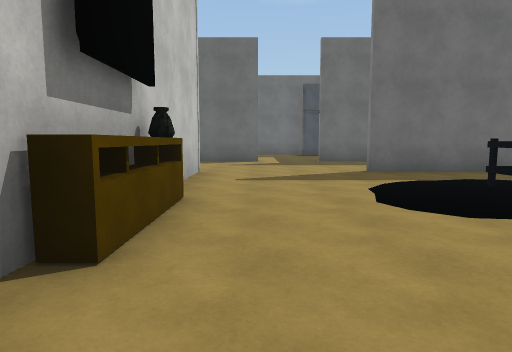
View 1 (above)

16 first-person views from a walk through a 3-D level made in the Unity game engine. The camera is 1.4 m above the floor, tilts 6° down and sees 75° across. The floor is counted in squares, 2 m on a side. Each view is taken from the middle of a square. On the plan, view 1 faces up. The plan holds only what a view shows up to about 10 squares ahead; the rest is blank. The player character is not drawn. Some surface patterns are stand-ins.

View 2
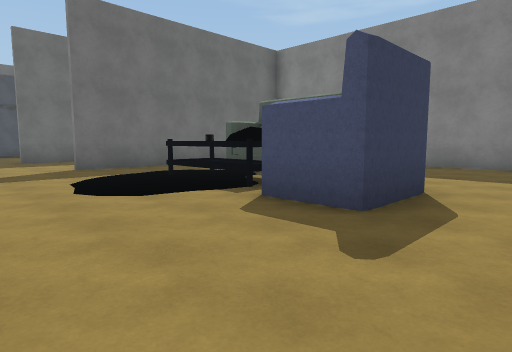

View 3
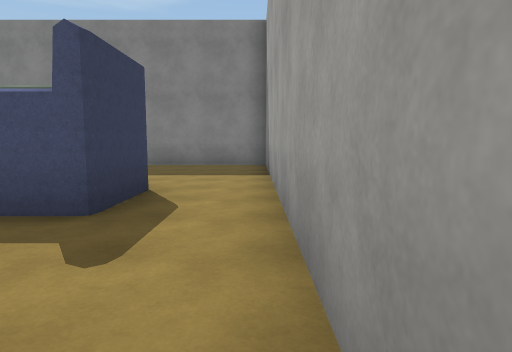

View 4
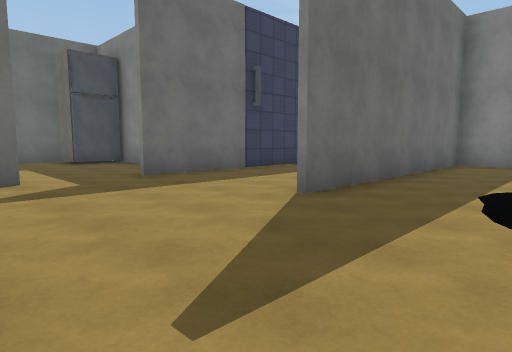

View 5
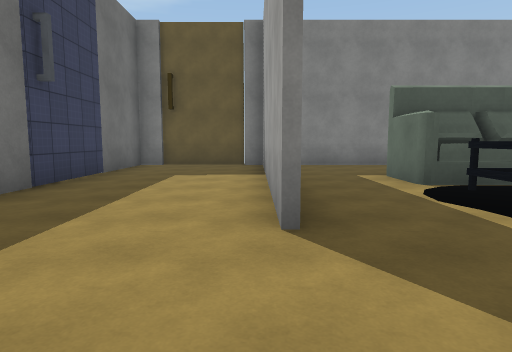

View 6
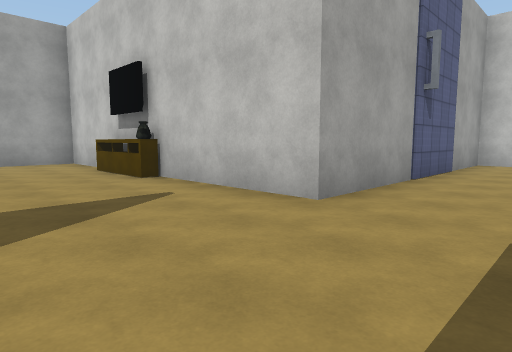

View 7
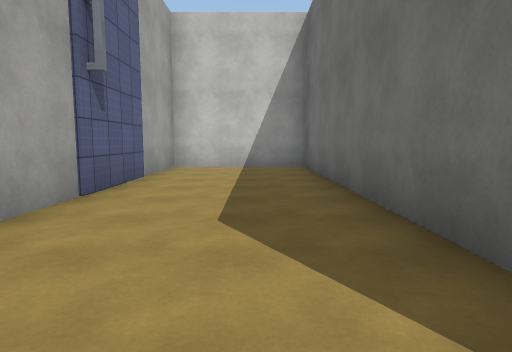

View 8
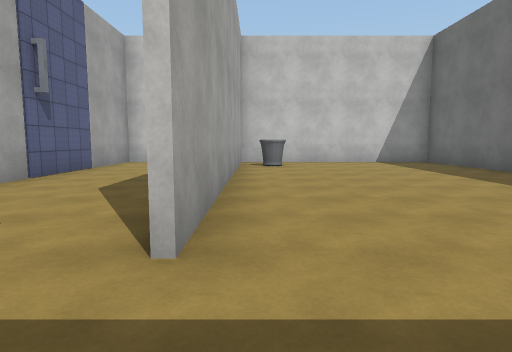

View 9
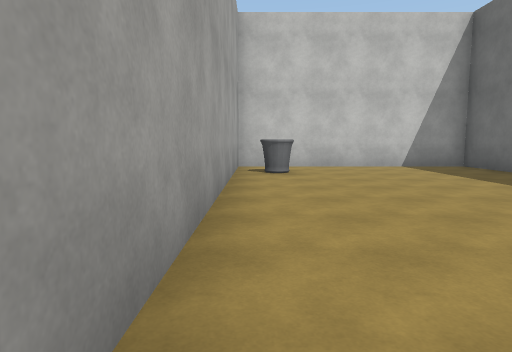

View 10
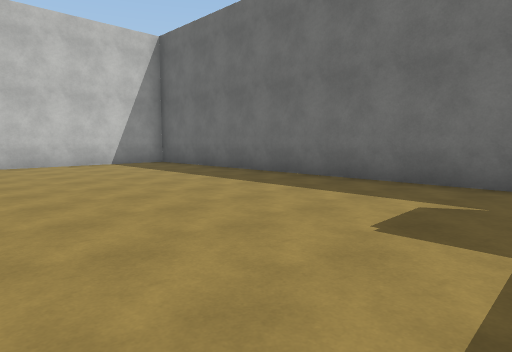

View 11
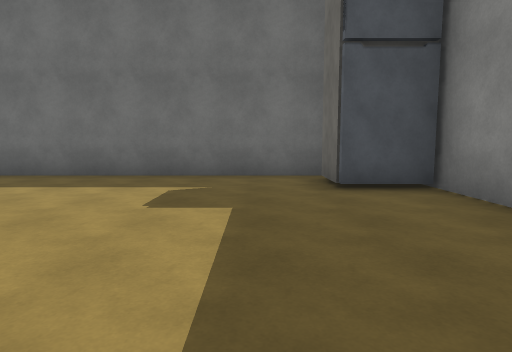

View 12
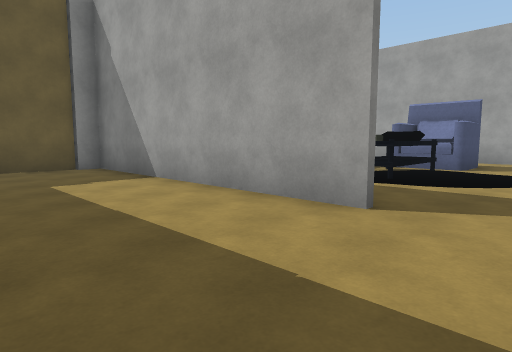

View 13
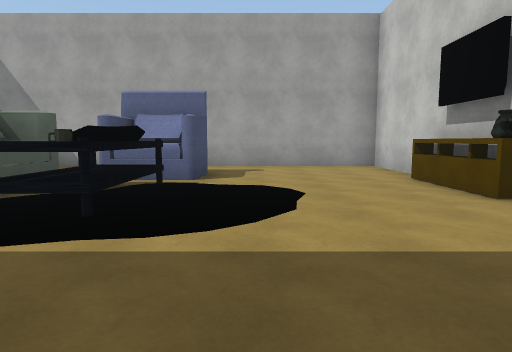

View 14
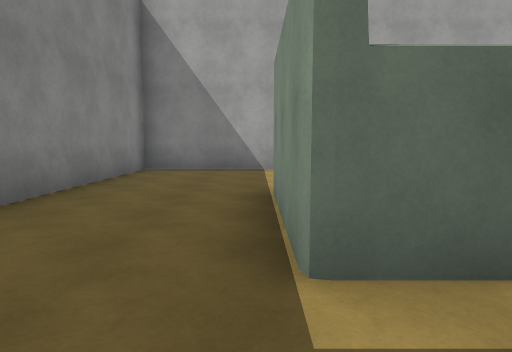

View 15
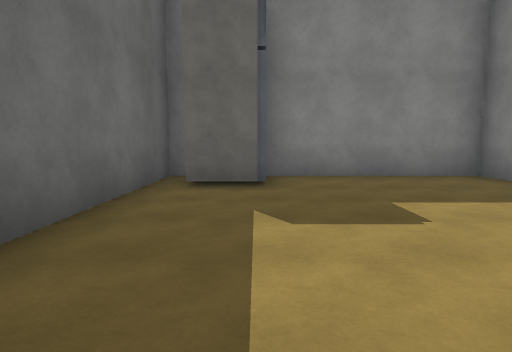

View 16
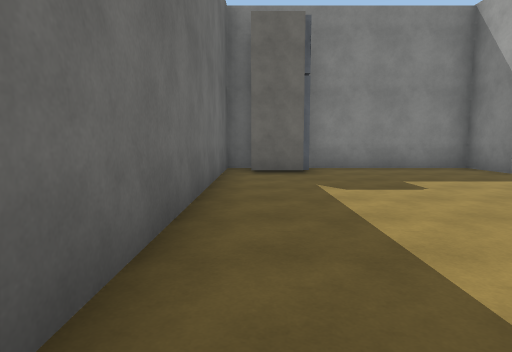

### Floor plan
Points are (right, up) in squares from view 1. A wall is a line through its corners. A room is listed if a view was taken in it or the views show most of it. See-through windows are left out.
Room 1 (views 1, 2, 3, 4, 5, 6, 7, 13, 14)
walls: (2.5, 7.8) (9.9, 7.8); (-1.3, 1.4) (-1.3, -1.3) (9.8, -1.3) (9.8, 11.4) (2.1, 11.4); (0.1, 11.4) (-9.2, 11.4) (-9.2, 7.8) (-3.4, 7.8); (9.9, 7.6) (2.5, 7.6)
ways out: opening at (1.5, 11) to room 2
objects: other object (-1, 2) to (-1, 3); vase (-1, 4); sofa (3, 1) to (5, 2); pillow (4, 3) to (5, 3); cup (4, 4); table (4, 5); other object (6, 3) to (6, 5)
Room 2 (views 8, 9, 10, 11, 12, 15, 16)
walls: (-6.2, 11.5) (0.1, 11.5); (2.1, 11.5) (3.7, 11.5) (3.7, 17.7) (-9.2, 17.7) (-9.2, 11.5) (-8.5, 11.5)
ways out: opening at (1.5, 11) to room 1
objects: pot (-8, 12) to (-7, 13); fridge (3, 16) to (3, 17)

Positions as (right, up) in squares from view 1, and headings:
1: (0, 0), facing up
2: (0, -1), facing up-right
3: (0, -1), facing right
4: (-1, 5), facing up-right
5: (0, 8), facing right
6: (2, 10), facing down-left
7: (0, 10), facing left
8: (2, 12), facing left
9: (0, 12), facing left
10: (1, 12), facing up-left
11: (1, 11), facing up
12: (1, 11), facing down-right
13: (2, 8), facing down
14: (7, 7), facing down
15: (-3, 16), facing right
16: (-5, 17), facing right
